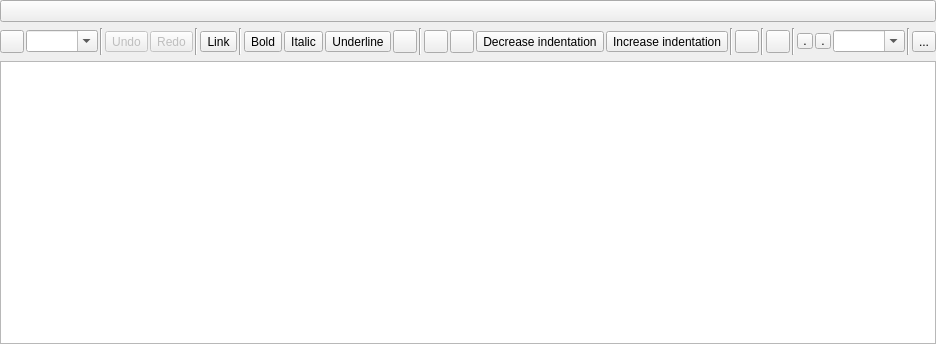
<?xml version="1.0" encoding="UTF-8"?>
<ui version="4.0">
 <class>NoteRichTextEdit</class>
 <widget class="QWidget" name="NoteRichTextEdit">
  <property name="geometry">
   <rect>
    <x>0</x>
    <y>0</y>
    <width>675</width>
    <height>344</height>
   </rect>
  </property>
  <property name="windowTitle">
   <string notr="true"/>
  </property>
  <layout class="QVBoxLayout" name="verticalLayout" stretch="0,0,1">
   <property name="spacing">
    <number>6</number>
   </property>
   <property name="leftMargin">
    <number>0</number>
   </property>
   <property name="topMargin">
    <number>0</number>
   </property>
   <property name="rightMargin">
    <number>0</number>
   </property>
   <property name="bottomMargin">
    <number>0</number>
   </property>
   <item>
    <widget class="QPushButton" name="f_edit_button">
     <property name="text">
      <string/>
     </property>
     <property name="checkable">
      <bool>false</bool>
     </property>
    </widget>
   </item>
   <item>
    <widget class="QWidget" name="f_toolbar" native="true">
     <property name="minimumSize">
      <size>
       <width>0</width>
       <height>27</height>
      </size>
     </property>
     <property name="maximumSize">
      <size>
       <width>16777215</width>
       <height>27</height>
      </size>
     </property>
     <layout class="QHBoxLayout" name="horizontalLayout">
      <property name="spacing">
       <number>2</number>
      </property>
      <property name="leftMargin">
       <number>0</number>
      </property>
      <property name="topMargin">
       <number>0</number>
      </property>
      <property name="rightMargin">
       <number>0</number>
      </property>
      <property name="bottomMargin">
       <number>0</number>
      </property>
      <item>
       <widget class="QToolButton" name="f_save">
        <property name="text">
         <string/>
        </property>
       </widget>
      </item>
      <item>
       <widget class="QComboBox" name="f_paragraph">
        <property name="focusPolicy">
         <enum>Qt::ClickFocus</enum>
        </property>
        <property name="toolTip">
         <string>Paragraph formatting</string>
        </property>
        <property name="editable">
         <bool>true</bool>
        </property>
       </widget>
      </item>
      <item>
       <widget class="Line" name="line_4">
        <property name="orientation">
         <enum>Qt::Vertical</enum>
        </property>
       </widget>
      </item>
      <item>
       <widget class="QToolButton" name="f_undo">
        <property name="enabled">
         <bool>false</bool>
        </property>
        <property name="focusPolicy">
         <enum>Qt::ClickFocus</enum>
        </property>
        <property name="toolTip">
         <string>Undo (CTRL+Z)</string>
        </property>
        <property name="text">
         <string>Undo</string>
        </property>
        <property name="icon">
         <iconset theme="edit-undo">
          <normaloff>.</normaloff>.</iconset>
        </property>
        <property name="iconSize">
         <size>
          <width>16</width>
          <height>16</height>
         </size>
        </property>
       </widget>
      </item>
      <item>
       <widget class="QToolButton" name="f_redo">
        <property name="enabled">
         <bool>false</bool>
        </property>
        <property name="focusPolicy">
         <enum>Qt::ClickFocus</enum>
        </property>
        <property name="toolTip">
         <string>Redo</string>
        </property>
        <property name="text">
         <string>Redo</string>
        </property>
        <property name="icon">
         <iconset theme="edit-redo">
          <normaloff>.</normaloff>.</iconset>
        </property>
        <property name="iconSize">
         <size>
          <width>16</width>
          <height>16</height>
         </size>
        </property>
       </widget>
      </item>
      <item>
       <widget class="Line" name="line">
        <property name="orientation">
         <enum>Qt::Vertical</enum>
        </property>
       </widget>
      </item>
      <item>
       <widget class="QToolButton" name="f_link">
        <property name="focusPolicy">
         <enum>Qt::ClickFocus</enum>
        </property>
        <property name="toolTip">
         <string>Link (CTRL+L)</string>
        </property>
        <property name="text">
         <string>Link</string>
        </property>
        <property name="icon">
         <iconset theme="applications-internet">
          <normaloff>.</normaloff>.</iconset>
        </property>
        <property name="iconSize">
         <size>
          <width>16</width>
          <height>16</height>
         </size>
        </property>
        <property name="checkable">
         <bool>true</bool>
        </property>
       </widget>
      </item>
      <item>
       <widget class="Line" name="line_3">
        <property name="orientation">
         <enum>Qt::Vertical</enum>
        </property>
       </widget>
      </item>
      <item>
       <widget class="QToolButton" name="f_bold">
        <property name="focusPolicy">
         <enum>Qt::ClickFocus</enum>
        </property>
        <property name="toolTip">
         <string notr="true">Bold (CTRL+B)</string>
        </property>
        <property name="text">
         <string>Bold</string>
        </property>
        <property name="icon">
         <iconset theme="format-text-bold">
          <normaloff>.</normaloff>.</iconset>
        </property>
        <property name="iconSize">
         <size>
          <width>16</width>
          <height>16</height>
         </size>
        </property>
        <property name="checkable">
         <bool>true</bool>
        </property>
       </widget>
      </item>
      <item>
       <widget class="QToolButton" name="f_italic">
        <property name="focusPolicy">
         <enum>Qt::ClickFocus</enum>
        </property>
        <property name="toolTip">
         <string>Italic (CTRL+I)</string>
        </property>
        <property name="text">
         <string>Italic</string>
        </property>
        <property name="icon">
         <iconset theme="format-text-italic">
          <normaloff>.</normaloff>.</iconset>
        </property>
        <property name="iconSize">
         <size>
          <width>16</width>
          <height>16</height>
         </size>
        </property>
        <property name="checkable">
         <bool>true</bool>
        </property>
       </widget>
      </item>
      <item>
       <widget class="QToolButton" name="f_underline">
        <property name="focusPolicy">
         <enum>Qt::ClickFocus</enum>
        </property>
        <property name="toolTip">
         <string>Underline (CTRL+U)</string>
        </property>
        <property name="text">
         <string>Underline</string>
        </property>
        <property name="icon">
         <iconset theme="format-text-underline">
          <normaloff>.</normaloff>.</iconset>
        </property>
        <property name="iconSize">
         <size>
          <width>16</width>
          <height>16</height>
         </size>
        </property>
        <property name="checkable">
         <bool>true</bool>
        </property>
       </widget>
      </item>
      <item>
       <widget class="QToolButton" name="f_strikeout">
        <property name="text">
         <string/>
        </property>
        <property name="checkable">
         <bool>true</bool>
        </property>
       </widget>
      </item>
      <item>
       <widget class="Line" name="line_5">
        <property name="orientation">
         <enum>Qt::Vertical</enum>
        </property>
       </widget>
      </item>
      <item>
       <widget class="QToolButton" name="f_list_bullet">
        <property name="focusPolicy">
         <enum>Qt::ClickFocus</enum>
        </property>
        <property name="toolTip">
         <string>Bullet list (CTRL+-)</string>
        </property>
        <property name="text">
         <string/>
        </property>
        <property name="iconSize">
         <size>
          <width>16</width>
          <height>16</height>
         </size>
        </property>
        <property name="checkable">
         <bool>true</bool>
        </property>
       </widget>
      </item>
      <item>
       <widget class="QToolButton" name="f_list_ordered">
        <property name="focusPolicy">
         <enum>Qt::ClickFocus</enum>
        </property>
        <property name="toolTip">
         <string>Ordered list (CTRL+=)</string>
        </property>
        <property name="text">
         <string/>
        </property>
        <property name="iconSize">
         <size>
          <width>16</width>
          <height>16</height>
         </size>
        </property>
        <property name="checkable">
         <bool>true</bool>
        </property>
       </widget>
      </item>
      <item>
       <widget class="QToolButton" name="f_indent_dec">
        <property name="focusPolicy">
         <enum>Qt::ClickFocus</enum>
        </property>
        <property name="toolTip">
         <string>Decrease indentation (CTRL+,)</string>
        </property>
        <property name="text">
         <string>Decrease indentation</string>
        </property>
        <property name="icon">
         <iconset theme="format-indent-less">
          <normaloff>.</normaloff>.</iconset>
        </property>
        <property name="iconSize">
         <size>
          <width>16</width>
          <height>16</height>
         </size>
        </property>
       </widget>
      </item>
      <item>
       <widget class="QToolButton" name="f_indent_inc">
        <property name="focusPolicy">
         <enum>Qt::ClickFocus</enum>
        </property>
        <property name="toolTip">
         <string>Increase indentation (CTRL+.)</string>
        </property>
        <property name="text">
         <string>Increase indentation</string>
        </property>
        <property name="icon">
         <iconset theme="format-indent-more">
          <normaloff>.</normaloff>.</iconset>
        </property>
        <property name="iconSize">
         <size>
          <width>16</width>
          <height>16</height>
         </size>
        </property>
       </widget>
      </item>
      <item>
       <widget class="Line" name="line_2">
        <property name="orientation">
         <enum>Qt::Vertical</enum>
        </property>
       </widget>
      </item>
      <item>
       <widget class="QToolButton" name="f_code">
        <property name="text">
         <string/>
        </property>
        <property name="checkable">
         <bool>true</bool>
        </property>
       </widget>
      </item>
      <item>
       <widget class="Line" name="line_8">
        <property name="orientation">
         <enum>Qt::Vertical</enum>
        </property>
       </widget>
      </item>
      <item>
       <widget class="QToolButton" name="f_image">
        <property name="text">
         <string notr="true"/>
        </property>
       </widget>
      </item>
      <item>
       <widget class="Line" name="line_7">
        <property name="orientation">
         <enum>Qt::Vertical</enum>
        </property>
       </widget>
      </item>
      <item>
       <widget class="QToolButton" name="f_fgcolor">
        <property name="minimumSize">
         <size>
          <width>16</width>
          <height>16</height>
         </size>
        </property>
        <property name="maximumSize">
         <size>
          <width>16</width>
          <height>16</height>
         </size>
        </property>
        <property name="focusPolicy">
         <enum>Qt::ClickFocus</enum>
        </property>
        <property name="toolTip">
         <string>Text foreground color</string>
        </property>
        <property name="text">
         <string>.</string>
        </property>
        <property name="iconSize">
         <size>
          <width>16</width>
          <height>16</height>
         </size>
        </property>
       </widget>
      </item>
      <item>
       <widget class="QToolButton" name="f_bgcolor">
        <property name="minimumSize">
         <size>
          <width>16</width>
          <height>16</height>
         </size>
        </property>
        <property name="maximumSize">
         <size>
          <width>16</width>
          <height>16</height>
         </size>
        </property>
        <property name="focusPolicy">
         <enum>Qt::ClickFocus</enum>
        </property>
        <property name="toolTip">
         <string>Text background color</string>
        </property>
        <property name="text">
         <string>.</string>
        </property>
        <property name="iconSize">
         <size>
          <width>16</width>
          <height>16</height>
         </size>
        </property>
       </widget>
      </item>
      <item>
       <widget class="QComboBox" name="f_fontsize">
        <property name="focusPolicy">
         <enum>Qt::ClickFocus</enum>
        </property>
        <property name="toolTip">
         <string>Font size</string>
        </property>
        <property name="editable">
         <bool>true</bool>
        </property>
       </widget>
      </item>
      <item>
       <widget class="Line" name="line_6">
        <property name="orientation">
         <enum>Qt::Vertical</enum>
        </property>
       </widget>
      </item>
      <item>
       <widget class="QToolButton" name="f_menu">
        <property name="text">
         <string>...</string>
        </property>
       </widget>
      </item>
     </layout>
     <zorder>f_paragraph</zorder>
     <zorder>line_4</zorder>
     <zorder>f_undo</zorder>
     <zorder>f_redo</zorder>
     <zorder>line</zorder>
     <zorder>f_link</zorder>
     <zorder>line_3</zorder>
     <zorder>f_italic</zorder>
     <zorder>f_underline</zorder>
     <zorder>line_2</zorder>
     <zorder>f_fontsize</zorder>
     <zorder>line_5</zorder>
     <zorder>f_list_bullet</zorder>
     <zorder>f_list_ordered</zorder>
     <zorder>f_indent_dec</zorder>
     <zorder>f_indent_inc</zorder>
     <zorder>f_bold</zorder>
     <zorder>f_bgcolor</zorder>
     <zorder>f_strikeout</zorder>
     <zorder>line_6</zorder>
     <zorder>f_menu</zorder>
     <zorder>f_fgcolor</zorder>
     <zorder>f_code</zorder>
     <zorder>line_7</zorder>
     <zorder>f_image</zorder>
     <zorder>line_8</zorder>
     <zorder>f_save</zorder>
    </widget>
   </item>
   <item>
    <widget class="NoteTextEdit" name="f_textedit">
     <property name="autoFormatting">
      <set>QTextEdit::AutoNone</set>
     </property>
     <property name="tabChangesFocus">
      <bool>false</bool>
     </property>
     <property name="lineWrapMode">
      <enum>QTextEdit::NoWrap</enum>
     </property>
     <property name="readOnly">
      <bool>true</bool>
     </property>
     <property name="tabStopWidth">
      <number>40</number>
     </property>
    </widget>
   </item>
  </layout>
 </widget>
 <customwidgets>
  <customwidget>
   <class>NoteTextEdit</class>
   <extends>QTextEdit</extends>
   <header>NoteTextEdit.hxx</header>
  </customwidget>
 </customwidgets>
 <tabstops>
  <tabstop>f_textedit</tabstop>
  <tabstop>f_strikeout</tabstop>
  <tabstop>f_menu</tabstop>
 </tabstops>
 <resources/>
 <connections/>
</ui>
